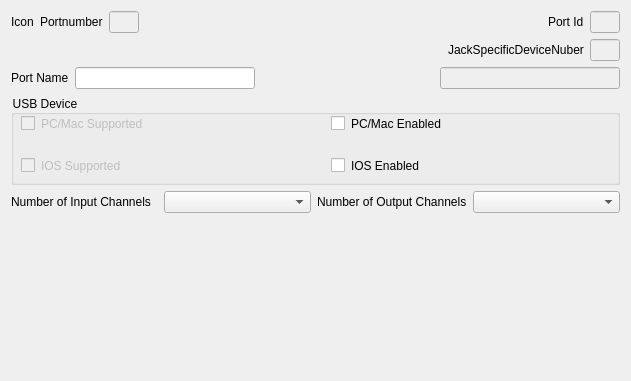
<?xml version="1.0" encoding="UTF-8"?>
<ui version="4.0">
 <class>AudioPortParmWidget</class>
 <widget class="QWidget" name="AudioPortParmWidget">
  <property name="geometry">
   <rect>
    <x>0</x>
    <y>0</y>
    <width>631</width>
    <height>381</height>
   </rect>
  </property>
  <property name="windowTitle">
   <string>Form</string>
  </property>
  <property name="styleSheet">
   <string notr="true"/>
  </property>
  <layout class="QVBoxLayout" name="verticalLayout_2">
   <item>
    <layout class="QHBoxLayout" name="horizontalLayout">
     <item>
      <widget class="QLabel" name="m_pLblPortIcon">
       <property name="text">
        <string>Icon</string>
       </property>
      </widget>
     </item>
     <item>
      <widget class="QLabel" name="m_pLblPortNumber">
       <property name="text">
        <string>Portnumber</string>
       </property>
      </widget>
     </item>
     <item>
      <widget class="QLineEdit" name="m_pEditPortNumber">
       <property name="enabled">
        <bool>false</bool>
       </property>
       <property name="minimumSize">
        <size>
         <width>30</width>
         <height>0</height>
        </size>
       </property>
       <property name="maximumSize">
        <size>
         <width>30</width>
         <height>16777215</height>
        </size>
       </property>
      </widget>
     </item>
     <item>
      <spacer name="horizontalSpacer">
       <property name="orientation">
        <enum>Qt::Horizontal</enum>
       </property>
       <property name="sizeHint" stdset="0">
        <size>
         <width>40</width>
         <height>20</height>
        </size>
       </property>
      </spacer>
     </item>
     <item>
      <widget class="QLabel" name="m_pLblPortId">
       <property name="text">
        <string>Port Id</string>
       </property>
      </widget>
     </item>
     <item>
      <widget class="QLineEdit" name="m_pEditPortId">
       <property name="enabled">
        <bool>false</bool>
       </property>
       <property name="minimumSize">
        <size>
         <width>30</width>
         <height>0</height>
        </size>
       </property>
       <property name="maximumSize">
        <size>
         <width>30</width>
         <height>16777215</height>
        </size>
       </property>
      </widget>
     </item>
    </layout>
   </item>
   <item>
    <layout class="QHBoxLayout" name="m_pHlPortJackSpecificDeviceNumber">
     <item>
      <spacer name="horizontalSpacer_2">
       <property name="orientation">
        <enum>Qt::Horizontal</enum>
       </property>
       <property name="sizeHint" stdset="0">
        <size>
         <width>40</width>
         <height>20</height>
        </size>
       </property>
      </spacer>
     </item>
     <item>
      <widget class="QLabel" name="m_pLblJackSpecificDeviceNumber">
       <property name="text">
        <string>JackSpecificDeviceNuber</string>
       </property>
      </widget>
     </item>
     <item>
      <widget class="QLineEdit" name="m_pEditJackSpecificDeviceNumber">
       <property name="enabled">
        <bool>false</bool>
       </property>
       <property name="minimumSize">
        <size>
         <width>30</width>
         <height>0</height>
        </size>
       </property>
       <property name="maximumSize">
        <size>
         <width>30</width>
         <height>16777215</height>
        </size>
       </property>
      </widget>
     </item>
    </layout>
   </item>
   <item>
    <layout class="QHBoxLayout" name="horizontalLayout_3">
     <item>
      <widget class="QLabel" name="m_pLblPortName">
       <property name="text">
        <string>Port Name</string>
       </property>
      </widget>
     </item>
     <item>
      <widget class="QLineEdit" name="m_pEditPortName">
       <property name="maximumSize">
        <size>
         <width>200</width>
         <height>16777215</height>
        </size>
       </property>
      </widget>
     </item>
     <item>
      <spacer name="horizontalSpacer_3">
       <property name="orientation">
        <enum>Qt::Horizontal</enum>
       </property>
       <property name="sizeHint" stdset="0">
        <size>
         <width>40</width>
         <height>20</height>
        </size>
       </property>
      </spacer>
     </item>
     <item>
      <widget class="QLineEdit" name="m_pEditAudioConfigString">
       <property name="enabled">
        <bool>false</bool>
       </property>
      </widget>
     </item>
    </layout>
   </item>
   <item>
    <widget class="QGroupBox" name="m_pGbUSBDevice">
     <property name="sizePolicy">
      <sizepolicy hsizetype="Preferred" vsizetype="Maximum">
       <horstretch>0</horstretch>
       <verstretch>0</verstretch>
      </sizepolicy>
     </property>
     <property name="minimumSize">
      <size>
       <width>0</width>
       <height>90</height>
      </size>
     </property>
     <property name="maximumSize">
      <size>
       <width>16777215</width>
       <height>200</height>
      </size>
     </property>
     <property name="styleSheet">
      <string notr="true">padding:10;</string>
     </property>
     <property name="title">
      <string>USB Device</string>
     </property>
     <widget class="QWidget" name="gridLayoutWidget">
      <property name="geometry">
       <rect>
        <x>0</x>
        <y>10</y>
        <width>613</width>
        <height>80</height>
       </rect>
      </property>
      <layout class="QGridLayout" name="m_pGlUsbDeviceEnabled">
       <item row="1" column="1">
        <widget class="QCheckBox" name="m_pChbPcEnabled">
         <property name="text">
          <string>PC/Mac Enabled</string>
         </property>
        </widget>
       </item>
       <item row="3" column="0">
        <widget class="QCheckBox" name="m_pChbIOSSupported">
         <property name="enabled">
          <bool>false</bool>
         </property>
         <property name="text">
          <string>IOS Supported</string>
         </property>
        </widget>
       </item>
       <item row="3" column="1">
        <widget class="QCheckBox" name="m_pChbIOSEnabled">
         <property name="text">
          <string>IOS Enabled</string>
         </property>
        </widget>
       </item>
       <item row="1" column="0">
        <widget class="QCheckBox" name="m_pChbPCSupported">
         <property name="enabled">
          <bool>false</bool>
         </property>
         <property name="text">
          <string>PC/Mac Supported</string>
         </property>
        </widget>
       </item>
      </layout>
     </widget>
    </widget>
   </item>
   <item>
    <layout class="QHBoxLayout" name="horizontalLayout_2">
     <item>
      <widget class="QLabel" name="m_pLblNumberInputChannels">
       <property name="text">
        <string>Number of Input Channels</string>
       </property>
      </widget>
     </item>
     <item>
      <widget class="QComboBox" name="m_pCbNumberInputChannels"/>
     </item>
     <item>
      <widget class="QLabel" name="m_pLblNumberOutputChannels">
       <property name="text">
        <string>Number of Output Channels</string>
       </property>
      </widget>
     </item>
     <item>
      <widget class="QComboBox" name="m_pCbNumberOutputChannels"/>
     </item>
    </layout>
   </item>
   <item>
    <spacer name="verticalSpacer">
     <property name="orientation">
      <enum>Qt::Vertical</enum>
     </property>
     <property name="sizeHint" stdset="0">
      <size>
       <width>20</width>
       <height>40</height>
      </size>
     </property>
    </spacer>
   </item>
  </layout>
 </widget>
 <resources/>
 <connections/>
</ui>
